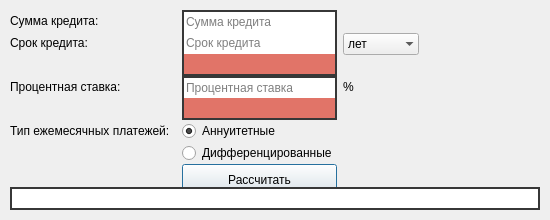
<?xml version="1.0" encoding="UTF-8"?>
<ui version="4.0">
 <class>CreditView</class>
 <widget class="QDialog" name="CreditView">
  <property name="geometry">
   <rect>
    <x>0</x>
    <y>0</y>
    <width>550</width>
    <height>220</height>
   </rect>
  </property>
  <property name="minimumSize">
   <size>
    <width>550</width>
    <height>220</height>
   </size>
  </property>
  <property name="windowTitle">
   <string>Dialog</string>
  </property>
  <layout class="QGridLayout" name="gridLayout" rowstretch="0,0,0,0,0,0,0,0,0,0,0,0">
   <property name="leftMargin">
    <number>10</number>
   </property>
   <property name="topMargin">
    <number>10</number>
   </property>
   <property name="rightMargin">
    <number>10</number>
   </property>
   <property name="bottomMargin">
    <number>10</number>
   </property>
   <property name="horizontalSpacing">
    <number>-1</number>
   </property>
   <property name="verticalSpacing">
    <number>0</number>
   </property>
   <item row="8" column="2">
    <widget class="QRadioButton" name="radioA">
     <property name="minimumSize">
      <size>
       <width>0</width>
       <height>22</height>
      </size>
     </property>
     <property name="text">
      <string>Аннуитетные</string>
     </property>
     <property name="checked">
      <bool>true</bool>
     </property>
    </widget>
   </item>
   <item row="10" column="2">
    <widget class="QPushButton" name="calc">
     <property name="minimumSize">
      <size>
       <width>0</width>
       <height>32</height>
      </size>
     </property>
     <property name="text">
      <string>Рассчитать</string>
     </property>
    </widget>
   </item>
   <item row="9" column="2">
    <widget class="QRadioButton" name="radioD">
     <property name="minimumSize">
      <size>
       <width>0</width>
       <height>22</height>
      </size>
     </property>
     <property name="text">
      <string>Дифференцированные</string>
     </property>
    </widget>
   </item>
   <item row="7" column="3" rowspan="4" colspan="2">
    <widget class="QCustomPlot" name="graf" native="true">
     <property name="enabled">
      <bool>false</bool>
     </property>
     <property name="sizePolicy">
      <sizepolicy hsizetype="Preferred" vsizetype="Preferred">
       <horstretch>0</horstretch>
       <verstretch>0</verstretch>
      </sizepolicy>
     </property>
     <property name="minimumSize">
      <size>
       <width>0</width>
       <height>0</height>
      </size>
     </property>
     <property name="contextMenuPolicy">
      <enum>Qt::DefaultContextMenu</enum>
     </property>
     <property name="styleSheet">
      <string notr="true">QCustomPlot{
	border-top: 0px solid rgb(55, 55, 55);
}</string>
     </property>
    </widget>
   </item>
   <item row="5" column="0">
    <widget class="QLabel" name="label_rate">
     <property name="sizePolicy">
      <sizepolicy hsizetype="Preferred" vsizetype="Fixed">
       <horstretch>0</horstretch>
       <verstretch>0</verstretch>
      </sizepolicy>
     </property>
     <property name="minimumSize">
      <size>
       <width>0</width>
       <height>22</height>
      </size>
     </property>
     <property name="text">
      <string>Процентная ставка:</string>
     </property>
    </widget>
   </item>
   <item row="2" column="4">
    <spacer name="horizontalSpacer">
     <property name="orientation">
      <enum>Qt::Horizontal</enum>
     </property>
     <property name="sizeHint" stdset="0">
      <size>
       <width>20</width>
       <height>22</height>
      </size>
     </property>
    </spacer>
   </item>
   <item row="0" column="0">
    <widget class="QLabel" name="label_amount">
     <property name="sizePolicy">
      <sizepolicy hsizetype="Preferred" vsizetype="Fixed">
       <horstretch>0</horstretch>
       <verstretch>0</verstretch>
      </sizepolicy>
     </property>
     <property name="minimumSize">
      <size>
       <width>0</width>
       <height>22</height>
      </size>
     </property>
     <property name="text">
      <string>Сумма кредита:</string>
     </property>
    </widget>
   </item>
   <item row="7" column="2" alignment="Qt::AlignVCenter">
    <widget class="QLineEdit" name="line_r">
     <property name="enabled">
      <bool>false</bool>
     </property>
     <property name="sizePolicy">
      <sizepolicy hsizetype="Expanding" vsizetype="Fixed">
       <horstretch>0</horstretch>
       <verstretch>0</verstretch>
      </sizepolicy>
     </property>
     <property name="minimumSize">
      <size>
       <width>0</width>
       <height>22</height>
      </size>
     </property>
     <property name="styleSheet">
      <string notr="true">QLineEdit {
	font: 13pt &quot;Times New Roman&quot;;
	color: rgb(255, 255, 255);
    background-color: rgb(225, 116, 104);
    border: 2px solid rgb(55, 55, 55);
    border-top: 0px solid rgb(55, 55, 55);
}</string>
     </property>
    </widget>
   </item>
   <item row="8" column="0">
    <widget class="QLabel" name="label_type">
     <property name="sizePolicy">
      <sizepolicy hsizetype="Preferred" vsizetype="Fixed">
       <horstretch>0</horstretch>
       <verstretch>0</verstretch>
      </sizepolicy>
     </property>
     <property name="minimumSize">
      <size>
       <width>0</width>
       <height>22</height>
      </size>
     </property>
     <property name="text">
      <string>Тип ежемесячных платежей:</string>
     </property>
    </widget>
   </item>
   <item row="2" column="2" alignment="Qt::AlignVCenter">
    <widget class="QLineEdit" name="line_term">
     <property name="minimumSize">
      <size>
       <width>0</width>
       <height>22</height>
      </size>
     </property>
     <property name="styleSheet">
      <string notr="true">QLineEdit {
	font: 13pt &quot;Times New Roman&quot;;
	color: rgb(0, 0, 0);
    background-color: rgb(255, 255, 255);
    border: 2px solid rgb(55, 55, 55);
	border-bottom: 0px solid rgb(55, 55, 55);
	border-top: 0px solid rgb(55, 55, 55);
}</string>
     </property>
     <property name="maxLength">
      <number>100</number>
     </property>
     <property name="placeholderText">
      <string>Срок кредита</string>
     </property>
    </widget>
   </item>
   <item row="2" column="0">
    <widget class="QLabel" name="label_term">
     <property name="sizePolicy">
      <sizepolicy hsizetype="Preferred" vsizetype="Fixed">
       <horstretch>0</horstretch>
       <verstretch>0</verstretch>
      </sizepolicy>
     </property>
     <property name="minimumSize">
      <size>
       <width>0</width>
       <height>22</height>
      </size>
     </property>
     <property name="text">
      <string>Срок кредита:</string>
     </property>
    </widget>
   </item>
   <item row="0" column="2" alignment="Qt::AlignVCenter">
    <widget class="QLineEdit" name="line_amount">
     <property name="minimumSize">
      <size>
       <width>0</width>
       <height>22</height>
      </size>
     </property>
     <property name="styleSheet">
      <string notr="true">QLineEdit {
	font: 13pt &quot;Times New Roman&quot;;
	color: rgb(0, 0, 0);
    background-color: rgb(255, 255, 255);
    border: 2px solid rgb(55, 55, 55);
	border-bottom: 0px solid rgb(55, 55, 55);
}</string>
     </property>
     <property name="dragEnabled">
      <bool>false</bool>
     </property>
     <property name="placeholderText">
      <string>Сумма кредита</string>
     </property>
    </widget>
   </item>
   <item row="5" column="3">
    <widget class="QLabel" name="label_percent">
     <property name="sizePolicy">
      <sizepolicy hsizetype="Preferred" vsizetype="Fixed">
       <horstretch>0</horstretch>
       <verstretch>0</verstretch>
      </sizepolicy>
     </property>
     <property name="minimumSize">
      <size>
       <width>0</width>
       <height>22</height>
      </size>
     </property>
     <property name="maximumSize">
      <size>
       <width>16777215</width>
       <height>22</height>
      </size>
     </property>
     <property name="styleSheet">
      <string notr="true"/>
     </property>
     <property name="text">
      <string>%</string>
     </property>
    </widget>
   </item>
   <item row="3" column="2" alignment="Qt::AlignVCenter">
    <widget class="QLineEdit" name="line_t">
     <property name="enabled">
      <bool>false</bool>
     </property>
     <property name="minimumSize">
      <size>
       <width>0</width>
       <height>22</height>
      </size>
     </property>
     <property name="sizeIncrement">
      <size>
       <width>0</width>
       <height>0</height>
      </size>
     </property>
     <property name="baseSize">
      <size>
       <width>0</width>
       <height>0</height>
      </size>
     </property>
     <property name="styleSheet">
      <string notr="true">QLineEdit {
	font: 13pt &quot;Times New Roman&quot;;
	color: rgb(255, 255, 255);
     background-color: rgb(225, 116, 104);
     border: 2px solid rgb(55, 55, 55);
	border-top: 0px solid rgb(55, 55, 55);
}</string>
     </property>
    </widget>
   </item>
   <item row="11" column="0" colspan="5">
    <widget class="QTableWidget" name="table">
     <property name="enabled">
      <bool>true</bool>
     </property>
     <property name="minimumSize">
      <size>
       <width>0</width>
       <height>0</height>
      </size>
     </property>
     <property name="mouseTracking">
      <bool>true</bool>
     </property>
     <property name="tabletTracking">
      <bool>true</bool>
     </property>
     <property name="styleSheet">
      <string notr="true">QTableWidget  {
	font: 13pt &quot;Times New Roman&quot;;
	color: rgb(60, 59, 60);
    background-color: rgb(255, 255, 255);
    border: 2px solid rgb(55, 55, 55);
}</string>
     </property>
     <property name="sizeAdjustPolicy">
      <enum>QAbstractScrollArea::AdjustIgnored</enum>
     </property>
     <attribute name="horizontalHeaderVisible">
      <bool>false</bool>
     </attribute>
     <attribute name="verticalHeaderVisible">
      <bool>false</bool>
     </attribute>
    </widget>
   </item>
   <item row="2" column="3">
    <widget class="QComboBox" name="box_term">
     <property name="minimumSize">
      <size>
       <width>0</width>
       <height>22</height>
      </size>
     </property>
     <property name="maximumSize">
      <size>
       <width>16777215</width>
       <height>20</height>
      </size>
     </property>
     <property name="contextMenuPolicy">
      <enum>Qt::DefaultContextMenu</enum>
     </property>
     <property name="acceptDrops">
      <bool>true</bool>
     </property>
     <property name="accessibleDescription">
      <string/>
     </property>
     <property name="editable">
      <bool>false</bool>
     </property>
     <property name="frame">
      <bool>false</bool>
     </property>
     <item>
      <property name="text">
       <string>лет</string>
      </property>
     </item>
     <item>
      <property name="text">
       <string>месяцев</string>
      </property>
     </item>
    </widget>
   </item>
   <item row="5" column="2">
    <widget class="QLineEdit" name="line_rate">
     <property name="sizePolicy">
      <sizepolicy hsizetype="Expanding" vsizetype="Fixed">
       <horstretch>0</horstretch>
       <verstretch>0</verstretch>
      </sizepolicy>
     </property>
     <property name="minimumSize">
      <size>
       <width>0</width>
       <height>22</height>
      </size>
     </property>
     <property name="styleSheet">
      <string notr="true">QLineEdit {
	font: 13pt &quot;Times New Roman&quot;;
	color: rgb(0, 0, 0);
    background-color: rgb(255, 255, 255);
	border: 2px solid rgb(55, 55, 55);
	border-bottom: 0px solid rgb(55, 55, 55);
}</string>
     </property>
     <property name="placeholderText">
      <string>Процентная ставка</string>
     </property>
    </widget>
   </item>
  </layout>
 </widget>
 <customwidgets>
  <customwidget>
   <class>QCustomPlot</class>
   <extends>QWidget</extends>
   <header>qcustomplot.h</header>
   <container>1</container>
  </customwidget>
 </customwidgets>
 <resources/>
 <connections/>
</ui>
